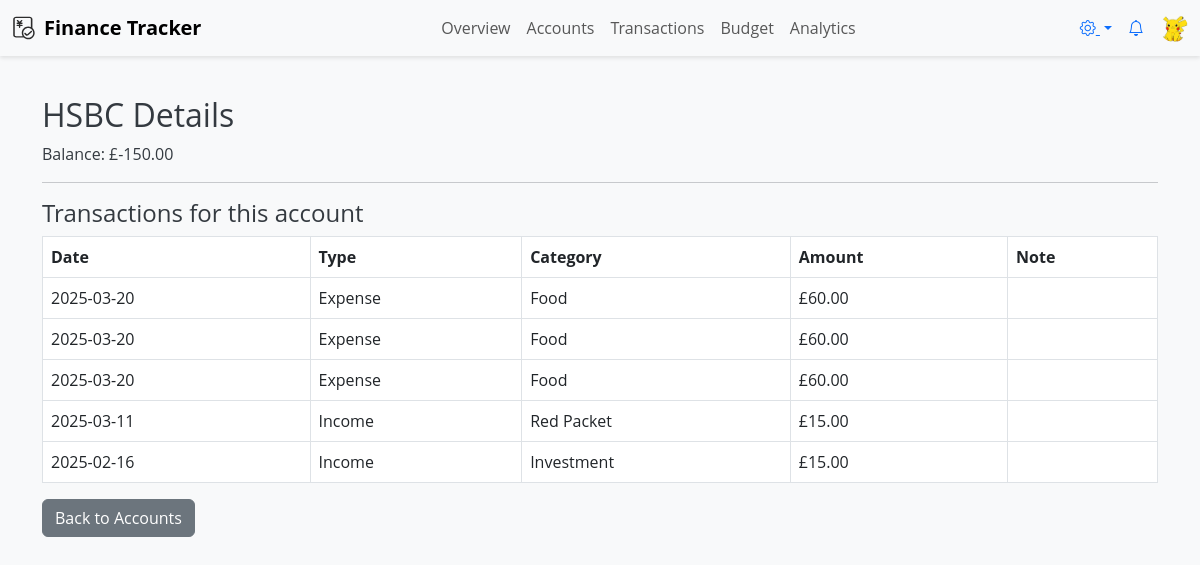
Page /accounts/1/ (signed in) on the earlier database version.
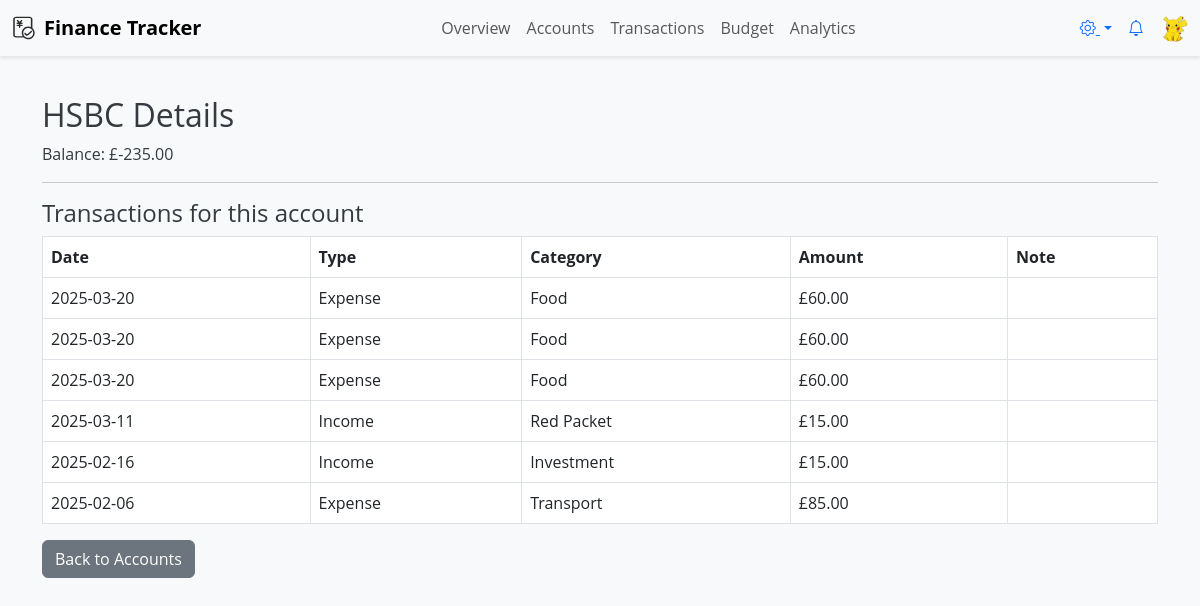
Same page on the later database version.
### finance_app/models.py (models this page shows, shortened)
class Account(models.Model):
    user = models.ForeignKey(User, on_delete=models.CASCADE)
    name = models.CharField(max_length=255)  # 账户名称，如“招商银行储蓄卡”
    balance = models.DecimalField(max_digits=12, decimal_places=2, default=0.00)
    account_type = models.CharField(max_length=20, choices=ACCOUNT_TYPE_CHOICES, default='bank')
    currency = models.CharField(max_length=3, choices=CURRENCY_CHOICES, default='GBP')

class Transaction(models.Model):
    TRANSACTION_TYPE_CHOICES = [
        ('income', 'Income'),
        ('expense', 'Expense'),
    ]
    user = models.ForeignKey(User, on_delete=models.CASCADE)
    account = models.ForeignKey(Account, on_delete=models.CASCADE, related_name="transactions")
    amount = models.DecimalField(max_digits=10, decimal_places=2)
    category = models.ForeignKey(Category, on_delete=models.SET_NULL, null=True)  # 使用外键
    date = models.DateTimeField(default=timezone.now)
    note = models.TextField(blank=True, null=True)
    transaction_type = models.CharField(max_length=10, choices=TRANSACTION_TYPE_CHOICES)

class Category(models.Model):
    CATEGORY_TYPES = [
        ('income', 'Income'),
        ('expense', 'Expense')
    ]
    DEFAULT_CATEGORIES = [
        ('Healthcare', 'expense'),
        ('Transport', 'expense'),
        ('Food', 'expense'),
        ('Sports', 'expense'),
        ('Gaming', 'expense'),
        ('Travel', 'expense'),
        ('Daily', 'expense'),
        ('Haircut', 'expense'),
        ('Shopping', 'expense'),
        ('Salary', 'income', ),
        ('Stocks', 'income'),
        ('Gifts', 'income'),
        ('Red Packet', 'income'),
        ('Investment', 'income'),
        ('Allowance', 'income'),
        ]
    name = models.CharField(max_length=50, unique=True)
    category_type = models.CharField(max_length=10, choices=CATEGORY_TYPES)  # 区分收入/支出类别
    icon = models.CharField(max_length=255, default="icons/default.svg")  # 这里确保路径正确
    def __str__(self):
        return self.name

### finance_app/views.py (the view)
# urls.py: path('accounts/<int:account_id>/', views.account_detail, name='account_detail'),
@login_required
def account_detail(request, account_id):
    account = get_object_or_404(Account, id=account_id, user=request.user)
    transactions = Transaction.objects.filter(user=request.user, account=account).order_by('-date')
    return render(request, 'finance_app/account_detail.html', {
        'account': account,
        'transactions': transactions,
    })

### templates/finance_app/account_detail.html (shortened to what this page needs)
{% extends "base.html" %}
{% block content %}
<div class="container mt-4">
    <h2>{{ account.name }} Details</h2>
    <p>Balance: £{{ account.balance|floatformat:2 }}</p>
    <hr>
    <h4>Transactions for this account</h4>
    <table class="table table-bordered">
        <thead>
            <tr>
                <th>Date</th>
                <th>Type</th>
                <th>Category</th>
                <th>Amount</th>
                <th>Note</th>
            </tr>
        </thead>
        <tbody>
            {% for tx in transactions %}
            <tr>
                <td>{{ tx.date|date:"Y-m-d" }}</td>
                <td>{{ tx.get_transaction_type_display }}</td>
                <td>{{ tx.category }}</td>
                <td>£{{ tx.amount }}</td>
                <td>{{ tx.note }}</td>
            </tr>
            {% empty %}
            <tr>
                <td colspan="5" class="text-center">No transactions for this account.</td>
            </tr>
            {% endfor %}
        </tbody>
    </table>
    <a href="{% url 'finance_app:account_list' %}" class="btn btn-secondary">Back to Accounts</a>
</div>
{% endblock %}

Differences in the rows shown:
changed Account "HSBC": balance "-150.00" → "-235.00"
added Transaction: date "2025-02-06", transaction_type "Expense", category "Transport", amount "85.00"
